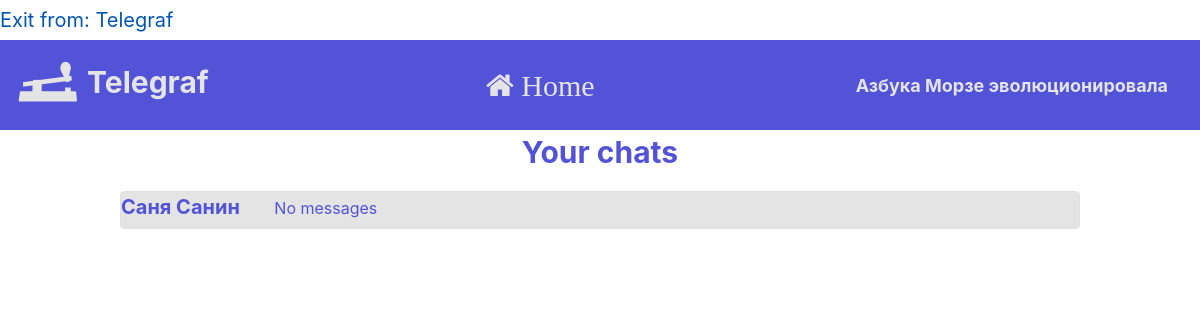
Page /my_chats (signed in) on the earlier database version.
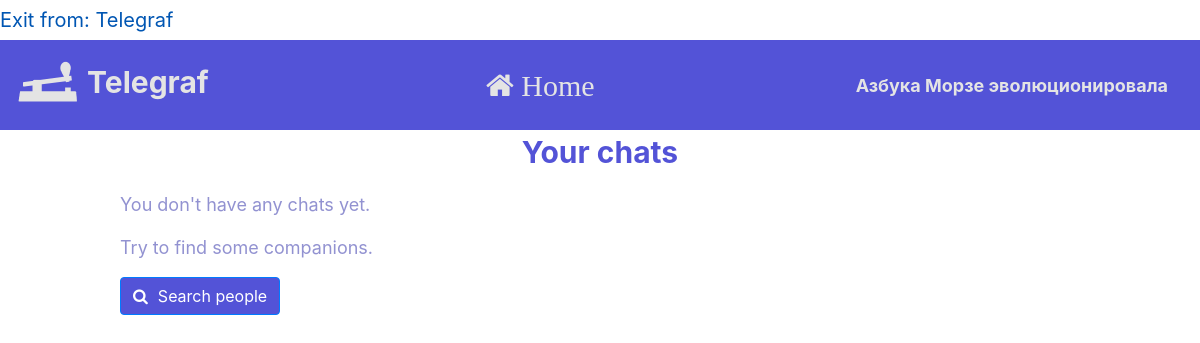
Same page on the later database version.
### data/users.py (models this page shows, shortened)
class User(SqlAlchemyBase, UserMixin, SerializerMixin):
    __tablename__ = 'users'
    id = sqlalchemy.Column(sqlalchemy.Integer,
                           primary_key=True, autoincrement=True)
    username = sqlalchemy.Column(sqlalchemy.String)
    bdate = sqlalchemy.Column(sqlalchemy.Date)
    descript = sqlalchemy.Column(sqlalchemy.String)
    friends = sqlalchemy.Column(sqlalchemy.String, default='')
    city = sqlalchemy.Column(sqlalchemy.String)
    email = sqlalchemy.Column(sqlalchemy.String, unique=True)
    last_online = sqlalchemy.Column(sqlalchemy.DateTime,
                                    default=datetime.datetime.now())
    free_chat = sqlalchemy.Column(sqlalchemy.Boolean)
    hashed_password = sqlalchemy.Column(sqlalchemy.String, nullable=True)
    is_verified = sqlalchemy.Column(sqlalchemy.Boolean, default=False)
    is_blocked = sqlalchemy.Column(sqlalchemy.Boolean, default=False)
    block_reason = sqlalchemy.Column(sqlalchemy.String)

### data/chats.py (models this page shows)
class Chat(SqlAlchemyBase, SerializerMixin):
    __tablename__ = 'chats'
    id = sqlalchemy.Column(sqlalchemy.Integer,
                           primary_key=True, autoincrement=True)
    collaborators = sqlalchemy.Column(sqlalchemy.String)
    messages = sqlalchemy.Column(sqlalchemy.String, nullable=True)

### server.py (the view)
@app.route('/my_chats', methods=['GET'])
def my_chats():
    if not current_user.is_authenticated or current_user.is_blocked:
        return redirect("/login")
    db_sess = db_session.create_session()
    current_user.last_online = datetime.datetime.now()
    db_sess.merge(current_user)
    db_sess.commit()
    agent = request.headers.get('User-Agent')
    is_mobile = ('iphone' or 'android' or 'blackberry') in agent.lower()
    chats = []
    others = {}
    last_sender = {}
    last_msg = {}
    last_files = {}
    unread_msgs = {}
    last_times = {}
    for chat in db_sess.query(Chat).all():
        if str(current_user.id) in chat.collaborators.split(', '):
            chats.append(chat)
            other = chat.collaborators.split(', ')
            other.remove(str(current_user.id))
            others[chat] = db_sess.query(User).filter(User.id == int(other[0])).first()
            messages = db_sess.query(Message).filter(Message.chat_id == chat.id).all()
            unread_count = len(db_sess.query(Message).filter(Message.chat_id == chat.id).filter(Message.is_read == 0).filter(Message.sender_id != current_user.id).all())
            unread_msgs[chat] = unread_count
            if len(messages) > 0:
                last = max(messages, key=lambda m: m.send_time)
                last_sender[chat] = db_sess.query(User).filter(User.id == last.sender_id).first()
                text = last.decode_text(last.coded_text)
                if len(text) > 50:
                    text = text[:47].rstrip('.') + '...'
                if last.attached_file is not None:
                    att_file = db_sess.query(File).filter(File.id == last.attached_file).first()
                    filename = att_file.name
                    if len(text) > 50 - len(filename) - 5:
                        text = text[:(50 - len(filename) - 5)].rstrip('.') + '... ';
                    last_files[chat] = filename
                last_msg[chat] = text
                last_times[chat] = last.send_time
            else:
                last_times[chat] = datetime.datetime(1, 1, 1)
                last_sender[chat] = ''
                last_msg[chat] = ''
    chats = sorted(chats, key=lambda chat: last_times[chat])[::-1]
    return render_template('my_chats.html', is_mobile=is_mobile, chats=chats, others=others, last_sender=last_sender, last_msg=last_msg, last_files=last_files, unread_msgs=unread_msgs, last_times=last_times)

### data/db_session.py (called while the page is built)
def create_session() -> Session:
    global __factory
    return __factory()

### server.py (called while the page is built)
@login_manager.user_loader
def load_user(user_id):
    db_sess = db_session.create_session()
    return db_sess.query(User).get(user_id)

### templates/my_chats.html (shortened to what this page needs)
{% extends "base.html" %}
{% block content %}
<form action="" method="post" enctype="multipart/form-data">
    <p style="font-size: 30px; color: #5353d7; font-weight: bold; text-align: center;">Your chats</p>
    {% if chats == [] %}
    <p style="font-size: 18px; color: #9292d1">You don't have any chats yet.</p>
    <p style="font-size: 18px; color: #9292d1">Try to find some companions.</p>
    <a class="btn btn-primary" href="/search" style="background-color: #5353d7"><span class="fa fa-search" style="margin-right: 10px"></span>Search people</a>
    {% endif %}
    {% for chat in chats %}
    <div class="col-md6 border rounded" style="background-color: #e4e4e4; margin-bottom: 10px; margin-top: 10px">
        <a href="/profile/{{others[chat].id}}" style="color: #5353d7; font-weight: bold; font-size: 20px;">{{others[chat].username}}</a>
        {% if last_sender[chat] != '' %}
        <label style="color: #5353d7; font-size: 16px; margin-left: 30px;">{{last_sender[chat].username}}:</label>
        {% if chat in last_files.keys() %}
        <a href="/chat/{{others[chat].id}}" style="font-size: 16px; margin-left: 30px; margin-right: 30px;">
            {{last_msg[chat]}}<label style="font-size: 16px; margin-left: 30px; margin-right: 30px;"><span class="fa fa-file"></span> {{last_files[chat]}}</label>
        </a>
        {% else %}
        <a href="/chat/{{others[chat].id}}" style="font-size: 16px; margin-left: 30px; margin-right: 30px;">
            {{last_msg[chat]}}
        </a>
        {% endif %}
        <label style="color: #8f8f8f; font-size: 14px">{{last_times[chat].strftime('%d/%m/%Y %H:%M')}}</label>
        {% else %}
        <label style="color: #5353d7; font-size: 16px; margin-left: 30px;">No messages</label>
        {% endif %}
    </div>
    {% endfor %}
</form>
{% endblock %}

### templates/base.html (shortened to what this page needs)
<!doctype html>
<html lang="en">
<head>
    <link rel="stylesheet"
          href="https://stackpath.bootstrapcdn.com/bootstrap/4.4.1/css/bootstrap.min.css"
>
    <link rel="stylesheet" href="https://maxcdn.bootstrapcdn.com/font-awesome/4.5.0/css/font-awesome.min.css">
</head>
<body>
    <nav>
        {% if current_user.is_authenticated %}
        <a class="navbar-brand" href="/logout">Exit from: {{ current_user.username }}</a>
        {% else %}
        <p>
            <a class="btn btn-primary " href="/register">Зарегистрироваться</a>
            <a class="btn btn-success" href="/login">Войти</a>
        </p>
        {% endif %}
    </nav>
    <header>
        <nav class="navbar navbar-light mainbar">
            {% if is_mobile %}
            <a class="navbar-brand" style="font-size: 30px; color: #e4e4e4; font-weight: bold;" href="#"><img src="{{url_for('static', filename='images/t2.png')}}" height="64" width="64">  Telegraf</a>
            <a style="font-size: 30px; color: #e4e4e4; font-weight: bold;" href="/"><i class="fa fa-home" aria-hidden="true"></i></a>
            {% else %}
            <a class="navbar-brand" style="font-size: 30px; color: #e4e4e4; font-weight: bold;" href="#"><img src="{{url_for('static', filename='images/t2.png')}}" height="64" width="64">  Telegraf</a>
            <a style="font-size: 30px; color: #e4e4e4; font-weight: bold;" href="/"><i class="fa fa-home" aria-hidden="true"> Home</i></a>
            <a class="navbar-brand" style="font-size: 18px; color: #e4e4e4; font-weight: bold;" href="#">Азбука Морзе эволюционировала</a>
            {% endif %}
        </nav>
    </header>
    <main role="main" class="my-container">
        {% block content %}{% endblock %}
    </main>
</body>
</html>

Differences in the rows shown:
removed User: username "Саня Санин"
Other differences:
text now shown: "You don't have any chats yet. Try to find some companions. Search people"
